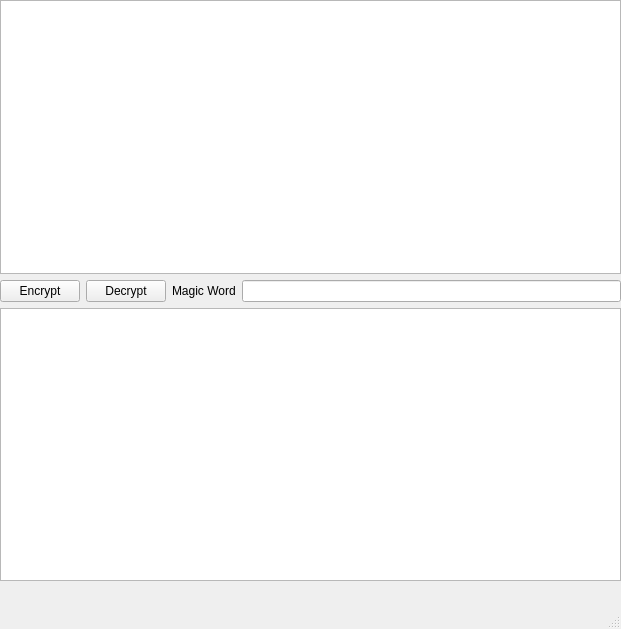
<?xml version="1.0" encoding="UTF-8"?>
<ui version="4.0">
 <class>transformer</class>
 <widget class="QMainWindow" name="transformer">
  <property name="geometry">
   <rect>
    <x>0</x>
    <y>0</y>
    <width>621</width>
    <height>629</height>
   </rect>
  </property>
  <property name="windowTitle">
   <string>transformer</string>
  </property>
  <widget class="QWidget" name="centralwidget">
   <widget class="QWidget" name="verticalLayoutWidget">
    <property name="geometry">
     <rect>
      <x>0</x>
      <y>0</y>
      <width>621</width>
      <height>581</height>
     </rect>
    </property>
    <layout class="QVBoxLayout" name="verticalLayout_2">
     <item>
      <widget class="QPlainTextEdit" name="textInput"/>
     </item>
     <item>
      <layout class="QHBoxLayout" name="horizontalLayout">
       <item>
        <widget class="QPushButton" name="encryptButton">
         <property name="text">
          <string>Encrypt</string>
         </property>
        </widget>
       </item>
       <item>
        <widget class="QPushButton" name="decryptButton">
         <property name="text">
          <string>Decrypt</string>
         </property>
        </widget>
       </item>
       <item>
        <widget class="QLabel" name="label">
         <property name="text">
          <string>Magic Word</string>
         </property>
        </widget>
       </item>
       <item>
        <widget class="QLineEdit" name="magicWord"/>
       </item>
      </layout>
     </item>
     <item>
      <widget class="QTextBrowser" name="textOutput"/>
     </item>
    </layout>
   </widget>
  </widget>
  <widget class="QMenuBar" name="menubar">
   <property name="geometry">
    <rect>
     <x>0</x>
     <y>0</y>
     <width>621</width>
     <height>23</height>
    </rect>
   </property>
  </widget>
  <widget class="QStatusBar" name="statusbar"/>
 </widget>
 <resources/>
 <connections/>
</ui>
